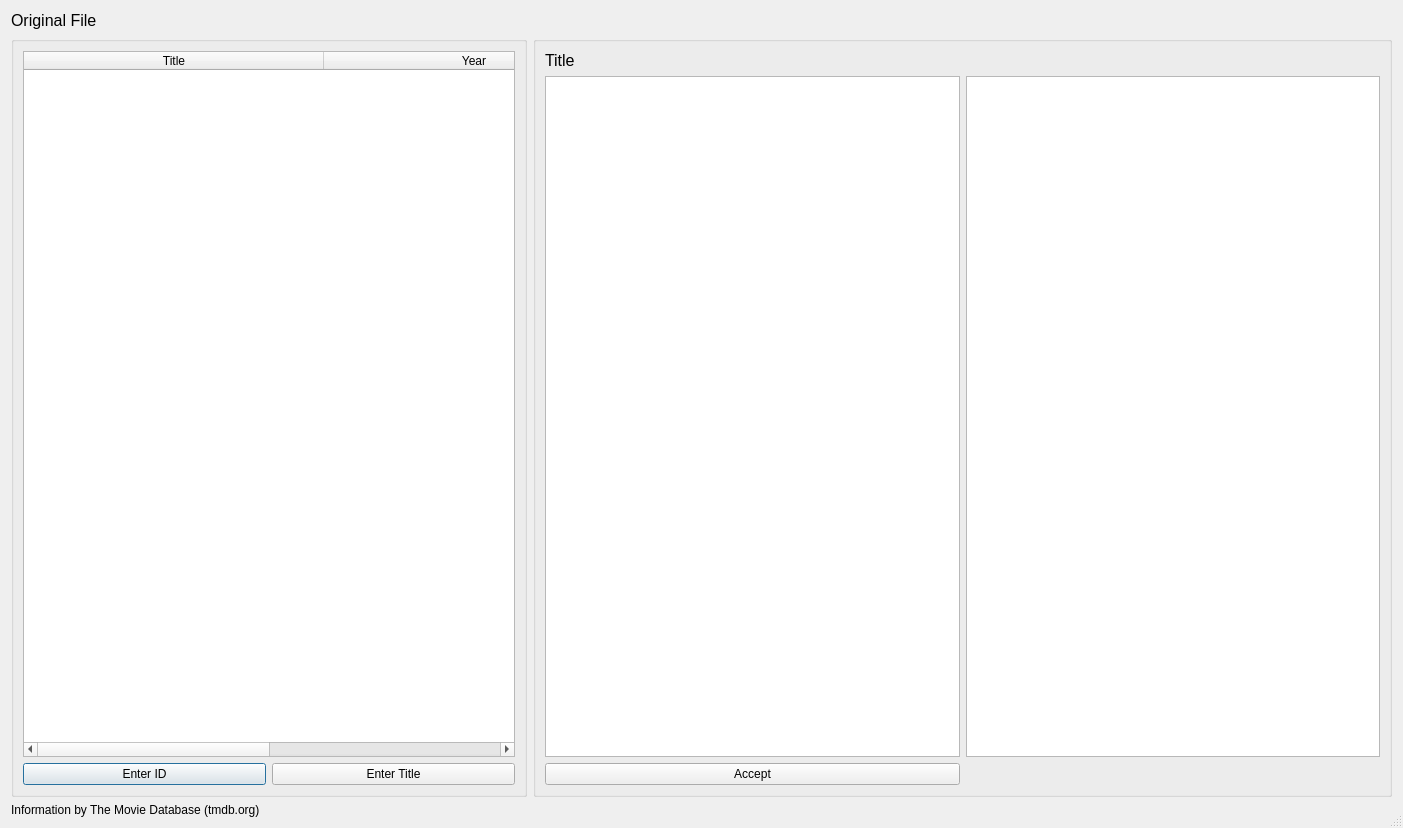
<?xml version="1.0" encoding="UTF-8"?>
<ui version="4.0">
 <class>MovieSelection</class>
 <widget class="QDialog" name="MovieSelection">
  <property name="windowModality">
   <enum>Qt::WindowModal</enum>
  </property>
  <property name="geometry">
   <rect>
    <x>0</x>
    <y>0</y>
    <width>1403</width>
    <height>828</height>
   </rect>
  </property>
  <property name="windowTitle">
   <string>Select</string>
  </property>
  <property name="sizeGripEnabled">
   <bool>true</bool>
  </property>
  <layout class="QVBoxLayout" name="verticalLayout">
   <item>
    <widget class="QLabel" name="lblOriginalFile">
     <property name="font">
      <font>
       <pointsize>12</pointsize>
      </font>
     </property>
     <property name="text">
      <string>Original File</string>
     </property>
    </widget>
   </item>
   <item>
    <layout class="QHBoxLayout" name="horizontalLayout" stretch="3,5">
     <property name="sizeConstraint">
      <enum>QLayout::SetNoConstraint</enum>
     </property>
     <item>
      <widget class="QGroupBox" name="groupBox">
       <property name="title">
        <string/>
       </property>
       <property name="flat">
        <bool>false</bool>
       </property>
       <layout class="QGridLayout" name="gridLayout_2">
        <item row="0" column="0" colspan="2">
         <widget class="QTableWidget" name="tablePossibilities">
          <property name="editTriggers">
           <set>QAbstractItemView::NoEditTriggers</set>
          </property>
          <property name="selectionMode">
           <enum>QAbstractItemView::SingleSelection</enum>
          </property>
          <property name="selectionBehavior">
           <enum>QAbstractItemView::SelectRows</enum>
          </property>
          <attribute name="horizontalHeaderDefaultSectionSize">
           <number>300</number>
          </attribute>
          <column>
           <property name="text">
            <string>Title</string>
           </property>
          </column>
          <column>
           <property name="text">
            <string>Year</string>
           </property>
          </column>
         </widget>
        </item>
        <item row="1" column="0">
         <widget class="QPushButton" name="btnEnterId">
          <property name="text">
           <string>Enter ID</string>
          </property>
         </widget>
        </item>
        <item row="1" column="1">
         <widget class="QPushButton" name="btnEnterTitle">
          <property name="text">
           <string>Enter Title</string>
          </property>
         </widget>
        </item>
       </layout>
      </widget>
     </item>
     <item>
      <widget class="QGroupBox" name="groupBox_2">
       <property name="title">
        <string/>
       </property>
       <layout class="QGridLayout" name="gridLayout">
        <item row="1" column="0">
         <widget class="QGraphicsView" name="graphicsView">
          <property name="resizeAnchor">
           <enum>QGraphicsView::AnchorViewCenter</enum>
          </property>
         </widget>
        </item>
        <item row="2" column="0">
         <widget class="QPushButton" name="btnAccept">
          <property name="text">
           <string>Accept</string>
          </property>
         </widget>
        </item>
        <item row="1" column="1">
         <widget class="QPlainTextEdit" name="txtOverview"/>
        </item>
        <item row="0" column="0">
         <widget class="QLabel" name="lblTitle">
          <property name="font">
           <font>
            <pointsize>12</pointsize>
           </font>
          </property>
          <property name="text">
           <string>Title</string>
          </property>
         </widget>
        </item>
       </layout>
      </widget>
     </item>
    </layout>
   </item>
   <item>
    <widget class="QLabel" name="label">
     <property name="text">
      <string>Information by The Movie Database (tmdb.org)</string>
     </property>
    </widget>
   </item>
  </layout>
 </widget>
 <resources/>
 <connections/>
</ui>
